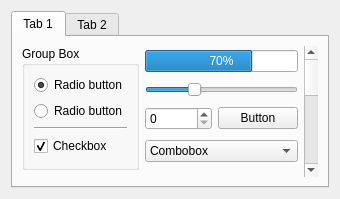
<?xml version="1.0" encoding="UTF-8"?>
<ui version="4.0">
 <class>StylePreview</class>
 <widget class="QWidget" name="StylePreview">
  <layout class="QVBoxLayout">
   <item>
    <widget class="QTabWidget" name="TabWidget2">
     <property name="sizePolicy">
      <sizepolicy hsizetype="MinimumExpanding" vsizetype="Preferred">
       <horstretch>1</horstretch>
       <verstretch>0</verstretch>
      </sizepolicy>
     </property>
     <property name="currentIndex">
      <number>0</number>
     </property>
     <widget class="QWidget" name="tab1">
      <attribute name="title">
       <string>Tab 1</string>
      </attribute>
      <layout class="QVBoxLayout">
       <item>
        <layout class="QHBoxLayout">
         <item>
          <layout class="QVBoxLayout" name="verticalLayout">
           <item>
            <widget class="QGroupBox" name="GroupBox1">
             <property name="title">
              <string>Group Box</string>
             </property>
             <layout class="QVBoxLayout" name="_2">
              <item>
               <widget class="QRadioButton" name="RadioButton1">
                <property name="text">
                 <string>Radio button</string>
                </property>
                <property name="checked">
                 <bool>true</bool>
                </property>
               </widget>
              </item>
              <item>
               <widget class="QRadioButton" name="RadioButton2">
                <property name="text">
                 <string>Radio button</string>
                </property>
               </widget>
              </item>
              <item>
               <widget class="Line" name="Line1">
                <property name="frameShape">
                 <enum>QFrame::HLine</enum>
                </property>
                <property name="frameShadow">
                 <enum>QFrame::Sunken</enum>
                </property>
               </widget>
              </item>
              <item>
               <widget class="QCheckBox" name="CheckBox1">
                <property name="text">
                 <string>Checkbox</string>
                </property>
                <property name="checked">
                 <bool>true</bool>
                </property>
                <property name="tristate">
                 <bool>false</bool>
                </property>
               </widget>
              </item>
             </layout>
            </widget>
           </item>
           <item>
            <spacer name="verticalSpacer">
             <property name="orientation">
              <enum>Qt::Vertical</enum>
             </property>
            </spacer>
           </item>
          </layout>
         </item>
         <item>
          <layout class="QVBoxLayout">
           <item>
            <widget class="QProgressBar" name="ProgressBar1">
             <property name="value">
              <number>70</number>
             </property>
            </widget>
           </item>
           <item>
            <widget class="QSlider" name="Slider1">
             <property name="value">
              <number>30</number>
             </property>
             <property name="orientation">
              <enum>Qt::Horizontal</enum>
             </property>
            </widget>
           </item>
           <item>
            <layout class="QHBoxLayout">
             <item>
              <widget class="QSpinBox" name="SpinBox1">
               <property name="maximum">
                <number>999999</number>
               </property>
              </widget>
             </item>
             <item>
              <widget class="QPushButton" name="PushButton1">
               <property name="text">
                <string>Button</string>
               </property>
              </widget>
             </item>
            </layout>
           </item>
           <item>
            <widget class="QComboBox" name="ComboBox1">
             <item>
              <property name="text">
               <string>Combobox</string>
              </property>
             </item>
            </widget>
           </item>
           <item>
            <spacer>
             <property name="orientation">
              <enum>Qt::Vertical</enum>
             </property>
            </spacer>
           </item>
          </layout>
         </item>
         <item>
          <widget class="QScrollBar" name="ScrollBar1">
           <property name="maximum">
            <number>19</number>
           </property>
           <property name="orientation">
            <enum>Qt::Vertical</enum>
           </property>
          </widget>
         </item>
        </layout>
       </item>
      </layout>
     </widget>
     <widget class="QWidget" name="tab2">
      <attribute name="title">
       <string>Tab 2</string>
      </attribute>
     </widget>
    </widget>
   </item>
  </layout>
 </widget>
 <resources/>
 <connections/>
</ui>
